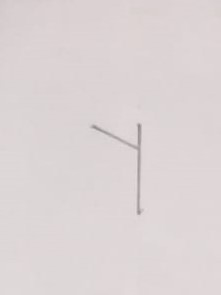
#> input picture sample/num_40.jpeg, 221 x 295 px, found by its file name
$ jupyter execute code.ipynb
#> lines starting #> are read from the running program, lines starting #| are printed output that depends on the picture; after the words box and inside, x2 and y2 are one past the last pixel; in counts of white or black regions, pixels touching at a corner belong together
[cell 1]
import numpy as np
import cv2
import math


def c_2(backtorgb,add,v2r,l_h2r,d2r,c_down2r,u_h2r,h1,y1,x1):
    m=0
    v2=backtorgb[y1+h1//8+2:y1+h1,x1+add:x1+h1+add][0:2,3:5]
    l_h2=backtorgb[y1+h1//4-1:y1+h1,x1+add+h1//8+8:x1+h1+add][5:7,4:6]
    d2=backtorgb[y1+h1//8:y1+h1,x1+add+h1//8+8:x1+h1+add][4:6,4:6]
    u_h2=backtorgb[y1:y1+h1,x1+add+h1//8+8:x1+h1+add][0:5,4:6]
#             backtorgb[y1+h1//16:y1+h1,x1+add+h1//8+h1//16:x1+h1+add][0:2,3:5]=np.array([[255,255,0]])
#             backtorgb[y1+((3*h1)//16):y1+h1,x1+add+((3*h1)//16):x1+h1+add][0:2,3:5]=np.array([[255,255,0]])
    c_down2=backtorgb[y1+h1//4:y1+h1,x1+add:x1+h1+add][0:5,4:6]
    if (v2==np.array([[0,0,0]])).any():
        v2r=1
    if (l_h2==np.array([[0,0,0]])).any():
        l_h2r=1
    if (u_h2==np.array([[0,0,0]])).any():
        u_h2r=1
    if (d2==np.array([[0,0,0]])).any():
        d2r=1
    if (c_down2==np.array([[0,0,0]])).any():
        c_down2r=1
    if v2r:
        if u_h2r:
            if l_h2r:
                print(9)
                m=9

            else:
                print(7)
                m=7


        elif l_h2r:
            print(8)
            m=8
        else:
            print(6)
            m=6
    elif d2r and u_h2r:
        print(5)
        m=5
    elif d2r and c_down2r:
        print(3)
        m=3
    elif d2r and (c_down2r==0):
        print(4)
        m=4
    elif u_h2r:
        print(1)
        m=1
    elif l_h2r:
        print(2)
        m=2
    else:
        print(0)
    return m
# [6 lines of commented-out code are left out]
def find_number(img):
    erosion = img
# [5 lines of commented-out code are left out]


    contours, hierarchy = cv2.findContours( erosion.copy(),  cv2.RETR_TREE, cv2.CHAIN_APPROX_SIMPLE)
    backtorgb = cv2.cvtColor(erosion,cv2.COLOR_GRAY2RGB)
    a=1
    bui=1
    hmax=0
    while len(contours)>bui:
        x1, y1, w1, h1 = cv2.boundingRect(contours[bui])
        if h1>hmax:
            hmax=h1
        bui=bui+1

    while len(contours)>a:
        cnt = contours[a]
        area = cv2.contourArea(cnt)
        add=0

        v2r=0
        l_h2r=0
        u_h2r=0
        d2r=0
        c_down2r=0
        if cv2.contourArea(cnt)>110:
            x1, y1, w1, h1 = cv2.boundingRect(contours[a])


    #         print(x1, y1, w1, h1,cv2.contourArea(cnt))


            if(backtorgb[y1+h1//2-3:y1+h1//2+3,x1:x1+h1][0:6,3:9]==np.array([[0,0,0]])).any():
                add=-h1//2+2
    #         elif(backtorgb[y1+h1//2-3:y1+h1//2+3,x1+h1//2:x1+h1][0:6,0:6]==np.array([[0,0,0]])).any():
    #             print(2)


            if hmax//2<h1:
                result_img=backtorgb[y1:y1+h1,x1+add:x1+h1+add]
    #             backtorgb[y1:y1+h1,x1+add:x1+h1+add][0:6,3:9]=np.array([[255,255,0]])
    #             backtorgb[y1+h1//4:y1+h1,x1+add:x1+h1+add][0:6,3:9]=np.array([[255,255,0]])
                m=c_2(backtorgb,add,v2r,l_h2r,d2r,c_down2r,u_h2r,h1,y1,x1)


    #             backtorgb[y1+h1//2-3:y1+h1//2+3,x1:x1+h1][0:6,3:9]=np.array([[255,255,0]])
                cv2.rectangle(erosion, (x1+add, y1), (x1+h1+add, y1+h1), (0, 255, 255), 2)
    #             cv2.rectangle(erosion, (x1+add, y1), (x1+h1+add, y1+h1), (0, 255, 255), 2)
    #             cv2.imshow("tophat",blackhat)


                cv2.imshow("img1",result_img)

    # [14 lines of commented-out code are left out]


        a=a+1
    cv2.waitKey(0)
    return m
img1 = cv2.imread(r"D:\collage\eksutram\2nd_work\sample\num_40.jpeg",1)
#> img1 is the input picture: shape (295, 221, 3); mean B, G, R 212.9, 212.2, 220.5
cv2.imshow("img1",img1)
gray = cv2.cvtColor(img1, cv2.COLOR_BGR2GRAY)
img = cv2.medianBlur(gray,5)
closing = cv2.morphologyEx(img, cv2.MORPH_CLOSE,  np.ones((3, 3)))
# mask2 = cv2.adaptiveThreshold(closing,255,cv2.ADAPTIVE_THRESH_GAUSSIAN_C,cv2.THRESH_BINARY,11,2)
blur = cv2.GaussianBlur(closing,(5,5),0)
ret3,th3 = cv2.threshold(blur,0,255,cv2.THRESH_BINARY+cv2.THRESH_OTSU)
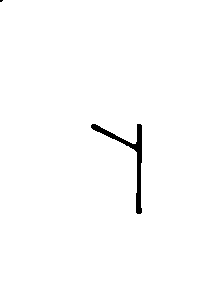
#> th3: shape (295, 221); 99% white; 2 black regions (1 under 20 px), largest, box (x1, y1, x2, y2) and area: (91, 124, 142, 214) 669
#> ret3 = 203
closing = cv2.morphologyEx(th3, cv2.MORPH_CLOSE,  np.ones((3, 3)))
dilation = cv2.dilate(closing, np.ones((3, 3)), iterations=1)
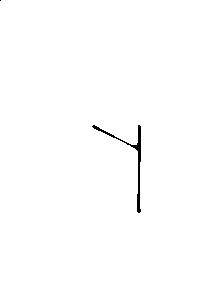
#> dilation: shape (295, 221); 99.5% white; 2 black regions (1 under 20 px), largest, box (x1, y1, x2, y2) and area: (92, 125, 141, 213) 347
erosion = cv2.erode(dilation, np.ones((5, 5)), iterations=2)
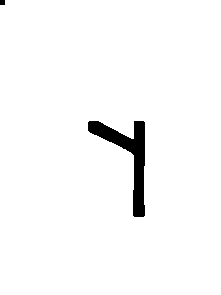
#> erosion: shape (295, 221); 97.4% white; 2 black regions, box (x1, y1, x2, y2) and area: (88, 121, 145, 217) 1681, (0, 0, 5, 5) 25
img=erosion

# [8 lines of commented-out code are left out]
i=-1

while i<=2:
    if i==2:
        print("10's place\t")
        t=find_number(img)

    else:
        if i==-1:
            print("100's place")
            h=find_number(cv2.flip(img,i))
        if i==0:
            print("1000's place")
            th=find_number(cv2.flip(img,i))
        if i==1:
            print("1's place")
            O=find_number(cv2.flip(img,i))


    i=i+1
#> this loop made 4 passes
#> h on pass 1: 0
#> O on pass 3: 0
#> pass 1, in find_number, `erosion = img`:
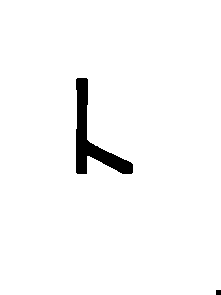
#> erosion: shape (295, 221); 97.4% white; 2 black regions, box (x1, y1, x2, y2) and area: (76, 78, 133, 174) 1681, (216, 290, 221, 295) 25
#> pass 1, in find_number, `result_img=backtorgb[y1:y1+h1,x1+add:x1+h1+add]`:
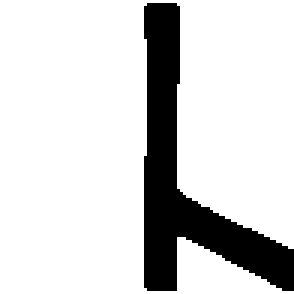
#> result_img: shape (98, 98, 3) (shown 3 times larger); 83.4% white; 1 black region, box (x1, y1, x2, y2) and area: (48, 1, 98, 97) 1597
#> pass 2, in find_number (call 2), `erosion = img`:
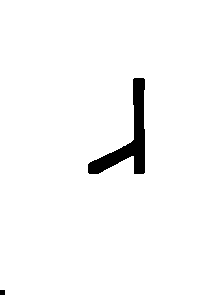
#> erosion: shape (295, 221); 97.4% white; 2 black regions, box (x1, y1, x2, y2) and area: (88, 78, 145, 174) 1681, (0, 290, 5, 295) 25
#> after the loop:
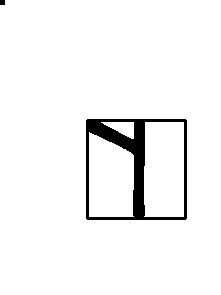
#> img: shape (295, 221); 95.6% white; 2 black regions, box (x1, y1, x2, y2) and area: (86, 119, 187, 220) 2824, (0, 0, 5, 5) 25
#> after the loop, i = 3
s=10*t+100*h+1000*th+O
#> s = 40
print("final number = ",s)
#| final number =  40
cv2.destroyAllWindows()

$ run again, with sample/num_60.jpeg copied over sample/num_40.jpeg
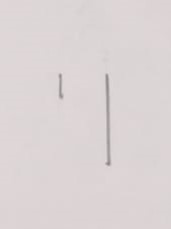
#> input picture sample/num_60.jpeg, 171 x 229 px, found by its file name
#> img1 is the input picture: shape (229, 171, 3); mean B, G, R 212.6, 212.1, 219.7
#> `ret3,th3 = cv2.threshold(blur,0,255,cv2.THRESH_BINARY+cv2.THRESH_OTSU)`:
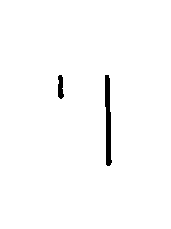
#> th3: shape (229, 171); 98.6% white; 2 black regions, box (x1, y1, x2, y2) and area: (105, 75, 112, 166) 448, (58, 75, 64, 99) 111
#> ret3 = 201
#> dilation: shape (229, 171); 99.2% white; 2 black regions, box (x1, y1, x2, y2) and area: (106, 76, 111, 165) 256, (59, 76, 63, 97) 51
#> the loop `while i<=2:` made 4 passes
#> h on pass 1: 0
#> after the loop `while i<=2:`:
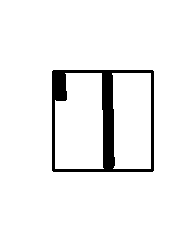
#> img: shape (229, 171); 93.5% white; 1 black region, box (x1, y1, x2, y2) and area: (52, 70, 154, 172) 2561
#> after the loop `while i<=2:`: i = 3
#> s = 60
#| final number =  60

$ run again, with sample/all_num.jpeg copied over sample/num_40.jpeg
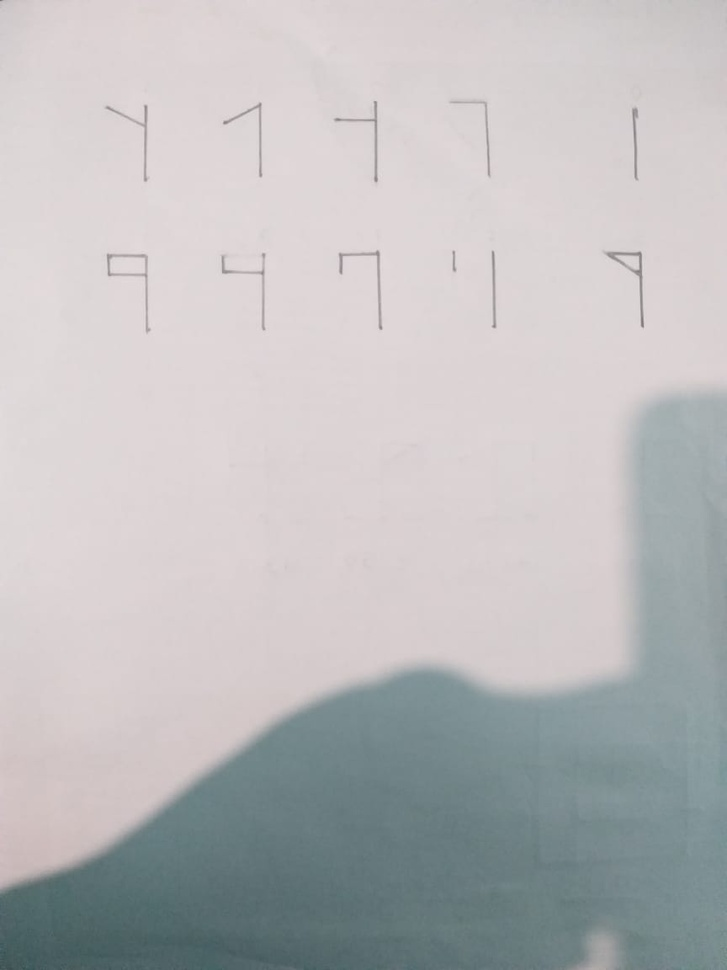
#> input picture sample/all_num.jpeg, 727 x 970 px, shrunk from 864 x 1152 before the run, found by its file name
#> img1 is the input picture: shape (970, 727, 3); mean B, G, R 189.4, 188.1, 189
#> `ret3,th3 = cv2.threshold(blur,0,255,cv2.THRESH_BINARY+cv2.THRESH_OTSU)`:
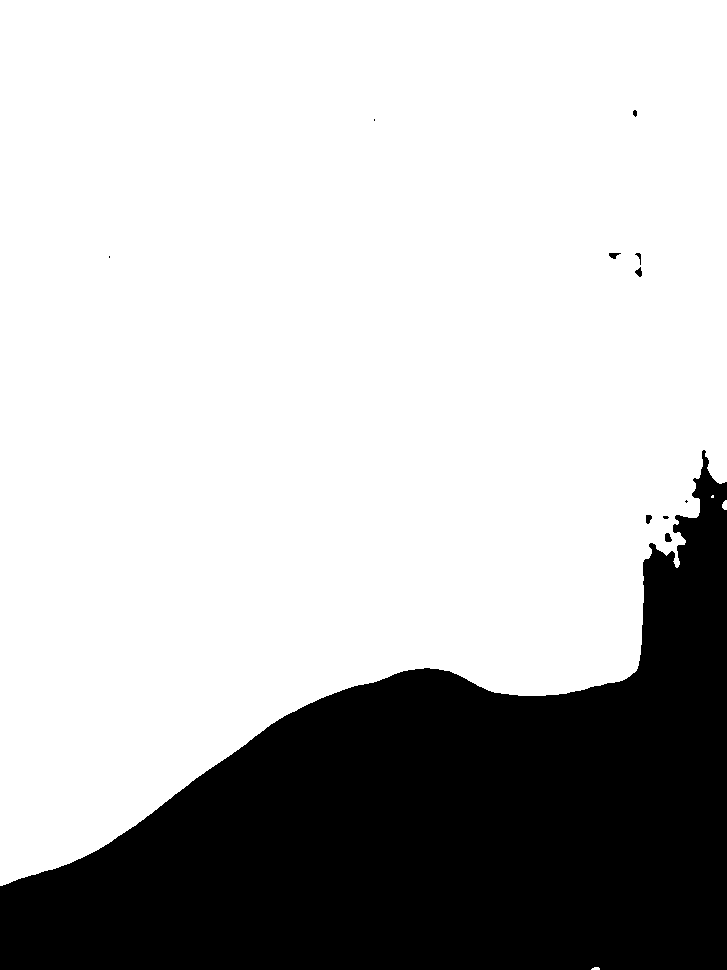
#> th3: shape (970, 727); 73.8% white; 11 black regions (4 under 20 px), largest, box (x1, y1, x2, y2) and area: (0, 450, 727, 970) 184218, (665, 533, 672, 542) 49, (609, 253, 621, 259) 44
#> ret3 = 168
#> dilation: shape (970, 727); 74.1% white; 8 black regions (6 under 20 px), largest, box (x1, y1, x2, y2) and area: (0, 452, 727, 970) 182752, (666, 534, 670, 541) 21
#> the loop `while i<=2:` made 4 passes
#> after the loop `while i<=2:`:
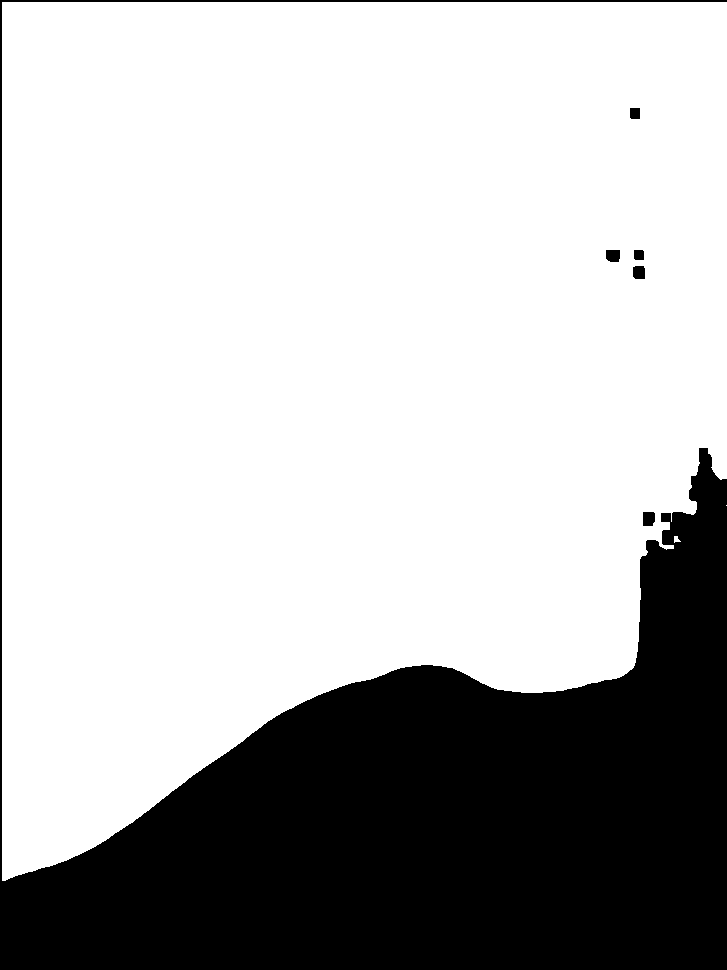
#> img: shape (970, 727); 72.7% white; 6 black regions, box (x1, y1, x2, y2) and area: (0, 0, 727, 970) 191846, (643, 512, 655, 526) 160, (606, 250, 620, 262) 158, (633, 266, 645, 279) 149, (630, 108, 640, 119) 109, (634, 250, 644, 260) 98
#> after the loop `while i<=2:`: i = 3
#> s = 1700
#| final number =  1700
